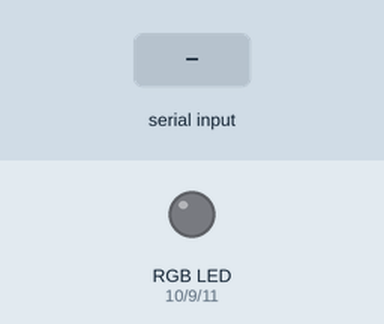
Recording of a sketch running on a simulated Arduino Uno, built with avr-gcc and run on an emulated ATmega328P. Shown: an RGB LED mixed from three pins (HIGH = lit). The test bench sets the inputs (shaded band).

Above: at 1.2 s.
1.3 s: "demoRGB\n" received over Serial
At 1.56 s:
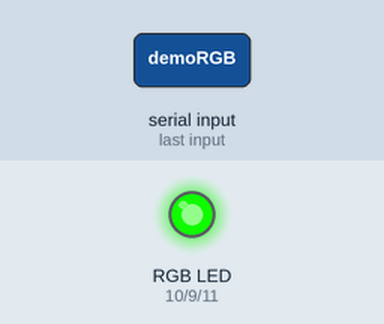
7.3 s: "seekBarG\n" received over Serial
At 9.5 s:
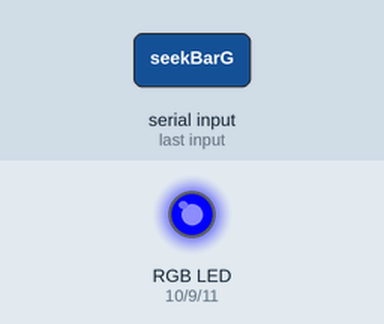
10.3 s: "demoRGB\n" received over Serial
At 18.3 s:
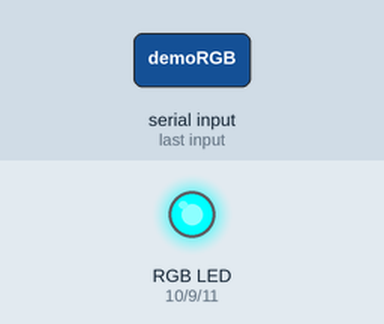
Timing chart, 0 to 19.3 s (numbered marks = the images above; inputs shaded):
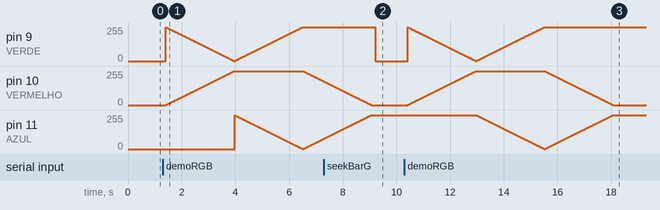

Measured:
- after the input at 1.3 s, pin 10 (VERMELHO): rises from 0/255 to 255/255 in 2.5 s, then falls to 177/255 in 3.3 s
- after the input at 7.3 s, pin 9 (VERDE): 255/255 → 0/255 after 1.9 s
- after the input at 10.3 s, pin 10 (VERMELHO): rises from 0/255 to 255/255 in 2.5 s, then falls to 0/255 in 5.1 s

The sketch:

andruino_bluetooth.ino
```cpp
/**
 * =========================================================================
 *
 * App: Andruino
 * Versão: 0.0.1
 * Data: 23 de julho de 2015
 * Developer: Rodrigues F. A. S.
 *
 * ======================================================================*/

 #include <Thread.h>
 #include <ThreadController.h>

 /* Declara uma thread "raiz" um controle que agrupa as thread's filhas.. */
 ThreadController cpu;
 Thread threadRecebeDadosandroid;

 /* Pino que conecta os pinos do LED RGB. */
 const int VERMELHO = 10;
 const int VERDE = 9;
 const int AZUL = 11;

 /* Tempo de cor de transição. */
 const int delayTime = 10;

 /* Definição de variáveis globais. */
 int ValVermelho = 0;
 int ValAzul = 0;
 int ValVerde = 0;

 boolean separador = false;
 const uint8_t BUFFER = 15;
 char dispositivo[BUFFER];
 uint8_t tamDispositivo = 0;
 char valor[5];
 uint8_t tamValor = 0;
 int aux = 0;

/**
 * setup -
 */
 void setup() {
  /* Inicia uma comunicação serial com uma taxa de 9600, para comunicação via Bluetooth.. */
  Serial.begin(9600);

  /* Define o pino digital como saída. */
  pinMode(VERDE, OUTPUT);
  pinMode(AZUL, OUTPUT);
  pinMode(VERMELHO, OUTPUT);

  threadRecebeDadosandroid.setInterval(15);
  threadRecebeDadosandroid.onRun(recebeDadosAndroid);

  /* Adiciona as thread's filhas a thread raiz ou mãe.. */
  cpu.add(&threadRecebeDadosandroid);
}

/**
 * loop -
 */
 void loop() {
  /* Start a thread raiz.. */
  cpu.run();
}

/**
 * recebeDadosAndroid -
 */
 void recebeDadosAndroid() {
  if(Serial.available()) { /* Enquanto houverem bytes disponíveis; */
    char c = Serial.read(); /* Lê byte do buffer serial; */

    if (c == '\n') {
      if (tamDispositivo == 0) return;
      dispositivo[tamDispositivo] = 0;
      tamDispositivo = 0;

      valor[tamValor] = 0;
      tamValor = 0;

      aux = atoi(valor);
      separador = false;

      if (!strcmp(dispositivo, "led_on") && !strcmp(valor, "1")) led_on();
      else if (!strcmp(dispositivo, "led_off") && !strcmp(valor, "0")) led_off();
      else if (!strcmp(dispositivo, "seekBarR")) analogWrite(VERMELHO, ValVermelho = aux);
      else if (!strcmp(dispositivo, "seekBarG")) analogWrite(VERDE, ValVerde = aux);
      else if (!strcmp(dispositivo, "seekBarB")) analogWrite(AZUL, ValAzul = aux);
      else if (!strcmp(dispositivo, "demoRGB")) demoRGB();
    }
    else if (tamDispositivo < BUFFER - 1) { // Verifica, separa e incrementa os dados.
      if(c != '+' && separador == false){
        dispositivo[tamDispositivo] = c;
        tamDispositivo++;
      }
      else if(c == '+'){
        separador = true;
      }
      else {
        valor[tamValor] = c;
        tamValor++;
      }
    }
  }
}

/**
 * led_on -
 */
 void led_on() {
  digitalWrite(VERDE, HIGH); digitalWrite(AZUL, HIGH); digitalWrite(VERMELHO, HIGH);
}

/**
 * led_off -
 */
 void led_off() {
  digitalWrite(VERDE, LOW); digitalWrite(AZUL, LOW); digitalWrite(VERMELHO, LOW);
}

 /**
  * demoRGB -
  */
  void demoRGB(){
    /**
  * ==============================================
  * Variação de VERDE para VERMELHO
  * =================================
  */
  int ValVermelho = 255;
  int ValAzul = 0;
  int ValVerde = 0;

  for(int i = 0 ; i < 255 ; i += 1) {
    ValVerde += 1;
    ValVermelho -= 1;

    /**
     * Em cada ciclo de diferença
     * 255 - ValVerde Redução
     * 255 - ValVermelho Aumenta
     * Calsando uma transição gradual de VERDE para VERMELHO
     */

     analogWrite( VERDE, 255 - ValVerde );
     analogWrite( VERMELHO, 255 - ValVermelho );

     /* Aguardando para perceber cor */
     delay( delayTime );
  } // FIM for

/**
  * ==============================================
  * Variação de AZUL para VERDE
  * =================================
  */

  ValVermelho = 0;
  ValAzul = 0;
  ValVerde = 255;

  for(int i = 0 ; i < 255 ; i += 1){
    ValAzul += 1;
    ValVerde -= 1;

    /**
     * Em cada ciclo de diferença
     * 255 - ValAzul Redução
     * 255 - ValVerde Aumenta
     * Calsando uma transição gradual de AZUL para VERDE.
     */

     analogWrite( AZUL, 255 - ValAzul );
     analogWrite( VERDE, 255 - ValVerde );

     /* Aguardando para perceber cor */
     delay( delayTime );
   }

/**
  * ==============================================
  * Variação de VERMELHO para AZUL
  * =================================
  */
  ValVermelho = 0;
  ValAzul = 255;
  ValVerde = 0;

  for( int i = 0 ; i < 255 ; i += 1 ){
    ValVermelho += 1;
    ValAzul -= 1;

    /**
     * Em cada ciclo de diferença
     * 255 - ValVermelho Redução
     * 255 - ValAzul Aumenta
     * Calsando uma transição gradual de VERMELHO para AZUL.
     */
     analogWrite( VERMELHO, 255 - ValVermelho );
     analogWrite( AZUL, 255 - ValAzul );

     /* Aguardando para perceber cor */
     delay( delayTime );
   }
 }
```
